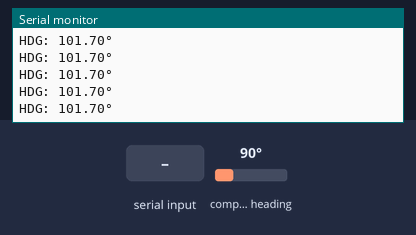
Simulated run of this sketch. Board: Arduino Uno, built with avr-gcc and run on an emulated ATmega328P. Parts: the last lines printed to the serial monitor. The inputs (shaded band) are chosen by the test bench; at power-on: compass heading 90°.

Above: at 1.2 s.
1.3 s: "radians\n" received over Serial
At 1.57 s:
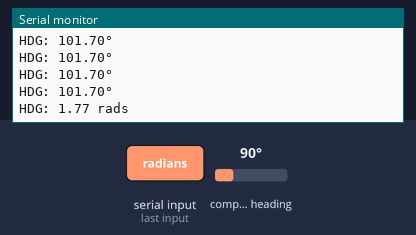
3.3 s: "changeinclination\n" received over Serial
At 3.43 s:
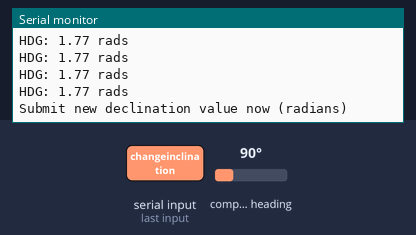
4.8 s: compass heading set to 7°
At 4.81 s:
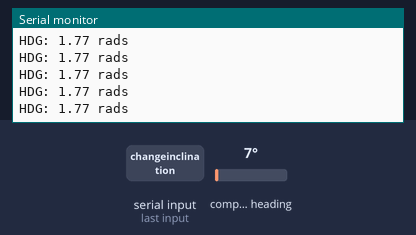
6.3 s: compass heading set to 180°
At 6.42 s:
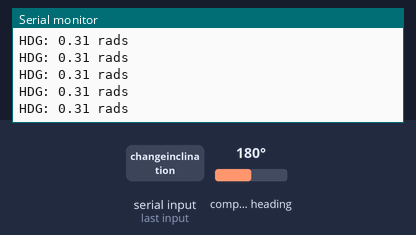
Timing chart, 0 to 9.3 s (numbered marks = the images above; inputs shaded):
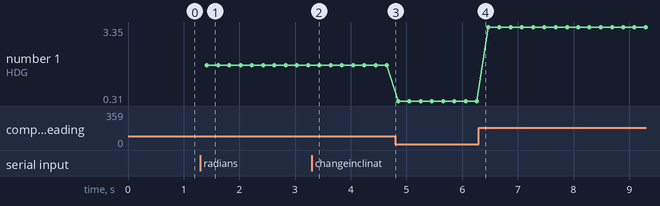

Measured:
- after the input at 1.3 s, the serial monitor: prints a new line after 0.12 s (image 1)
- after the input at 3.3 s, the serial monitor: prints a new line at once (image 2)
- plotted number 1: 1.77 → 0.31 after the input at 4.8 s, 0.31 → 3.35 after the input at 6.3 s

The sketch:

HMC5883L_Compass-Diagnostic.ino
```cpp
/*  HMC5883L Diagnostic Sketch
 *  C: 09/07/2017 | LM: 09/07/2017
 *  ----------------------------------
 *  HMC883L PINS:
 *  SCL --> A4
 *  SDA --> A5
 *  ----------------------------------
 *  By Rithesh R Jayaram
 *  ----------------------------------
 *  Based on sketch by Kevin Townsend
 *  Using Adafruit HMC5883L Library
*/

// LIBRARIES //
#include <Wire.h>
#include <Adafruit_Sensor.h>
#include <Adafruit_HMC5883_U.h>
Adafruit_HMC5883_Unified mag = Adafruit_HMC5883_Unified(12345); // Assign unique ID and instantiate compass instance

// VARIABLES //
// Holds parameters to be displayed (X, Y, Z, Degrees (else radians))
  bool valDisplay[4] = {false, false, false, true};
signed long coordStrength[3] = {0,0,0};  // Holds flux values read from magnetometer
unsigned long execTime; // Min time til next execution
bool coordprinted = false;  // True when any coordinates have been printed during a cycle

// Semi - Dynamic //
unsigned int delayTime = 200; // Delay between reading (milliseconds)
float declination = 0.2042; // Angle of declination at Melbourne Australia, 07/2017 (Radians)


void setup() {
  Serial.begin(9600);
  Serial.println("HMC5883L Magnetometer test now running:"); Serial.println();

  if(!mag.begin()){ // Function returns whether or not compass responded to activation command
      Serial.println("Error detecting HMC5883L - newline to retry...");
      while(1){ // Hangs sketch at this point until compass found + nl
        static int trialsMade = 0;
        if (Serial.read() == '\n'){
          if (mag.begin()){
            Serial.println("Sensor found!");
            break;
          }else{
            Serial.print("Error detecting HMC5883L - newline to retry... ("); Serial.print(trialsMade);
                Serial.println(")");
            trialsMade++;
          }
        }
      }
  execTime = millis();
  }
}

void loop() {
  readSerial();
  if (millis() > execTime){
    for (int i=0;i < 3; i++){ // Print requeseted coordinate values
      static bool coordShown = false; // Is true when coordinate pre-statement is printed
      if (valDisplay[i]){
        coordprinted = true;
        if (!coordShown){
          Serial.print("Raw: ");
          coordShown = true;
        }
        // Print coordinate identifiers
        if (i == 0) Serial.print("x");
        else if (i == 1) Serial.print("y");
        else Serial.print("z");

        // Print coordinate
        Serial.print(coordStrength[i]); Serial.print(" ,");
      }
      coordShown = false; // Reset parameter
    }
    if (coordprinted){  // Add NL only if a coordinate was output
      Serial.println();
      coordprinted = false;
    }

    // Print Heading
    Serial.print("HDG: ");
    if (valDisplay[3]){ // Print in degrees
      Serial.print(readMagnetometer()*180/M_PI);
      Serial.println("°");
    }else{  // Print in radians
      Serial.print(readMagnetometer());
      Serial.println(" rads");
    }
    execTime = millis() + delayTime;  // Schedule next execution in 'x'ms
  }
}

// Function to read from sensor
float readMagnetometer(void){
  sensors_event_t event;
  mag.getEvent(&event);       // Get event (I2C, save current x/y/z values
  coordStrength[0] = event.magnetic.x;
  coordStrength[1] = event.magnetic.y;
  coordStrength[2] = event.magnetic.z;

  float heading = atan2(coordStrength[1],coordStrength[0]); // Get TN heading in radians from X and Y
  // TODO - ADD Z CONSIDERATION CALCLATION HERE
  heading += declination; // Add/Deduct declination (convert magnetic to true bearing)
  if (heading < 0)    // Compensate if value too low
    heading += 2*PI;
  if (heading > 2*PI) // Compensate if value too high
    heading -= 2*PI;

  return(heading);  // Return heading in radians from true north
}

// Queries Serial for user input
void readSerial(void){
  while(Serial.available()){
    static String inString = "";
    static bool takingDeclination = false;
    static bool takingDelay = false;

    char inChar = (char)Serial.read();  // Read next byte from serial

    if (inChar == '\n'){  // When newline is given, execute command
      if (takingDeclination){  // Change inclination mode
        if (inString.toInt() > -PI){ // Valid declination value given
          if (inString.toInt() < PI)
            declination = inString.toInt();
        }else{ // Invalid declination value given
          Serial.println("Invalid declination value given! - must be in radians");
          takingDeclination = false;
        }
      }else if (takingDelay){  // Change delay mode
        if (inString.toInt() > 0){ // Valid delay time given
            delayTime = inString.toInt();
        }else{ // Invalid delay time given
          Serial.println("Invalid delay time given! - must be greater than 0");
          takingDelay = false;
        }
      }else if (inString.equalsIgnoreCase("degrees")){ // Set angular reading to degrees
        valDisplay[3] = true;
      }else if (inString.equalsIgnoreCase("radians")){ // Set angular reading to radians
        valDisplay[3] = false;
      }else if (inString.equalsIgnoreCase("changeinclination")
                    |inString.equalsIgnoreCase("change inclination")){ // change declination is requested
        takingDeclination = true;
        Serial.println("Submit new declination value now (radians)");
      }else if (inString.equalsIgnoreCase("changedelay")
                    |inString.equalsIgnoreCase("change delay")){ // change delay is requested
        takingDelay = true;
        Serial.println("Submit new delay value");
      }else if (inString.equalsIgnoreCase("declination")){ // State current declination value
        Serial.print("Current Declination set to: ");Serial.print(declination);
          Serial.println(" Radians.");
      }else if (inString.equalsIgnoreCase("X")){  // Show/hide X val
        valDisplay[0]=swapBool(valDisplay[0]);
      }else if (inString.equalsIgnoreCase("Y")){  // Show/hide Y val
        valDisplay[1]=swapBool(valDisplay[1]);
      }else if (inString.equalsIgnoreCase("X")){  // Show/hide Z val
        valDisplay[2]=swapBool(valDisplay[2]);
      }
      inString= ""; // Reset input string cache
    }else{ // Add current byte to input string
      inString += inChar;
    }
  }
}

// Function to toggle booleans
bool swapBool(bool inBool){
  if (inBool){
    inBool = false;
  }else{
    inBool = true;
  }
  return inBool;
}
```
